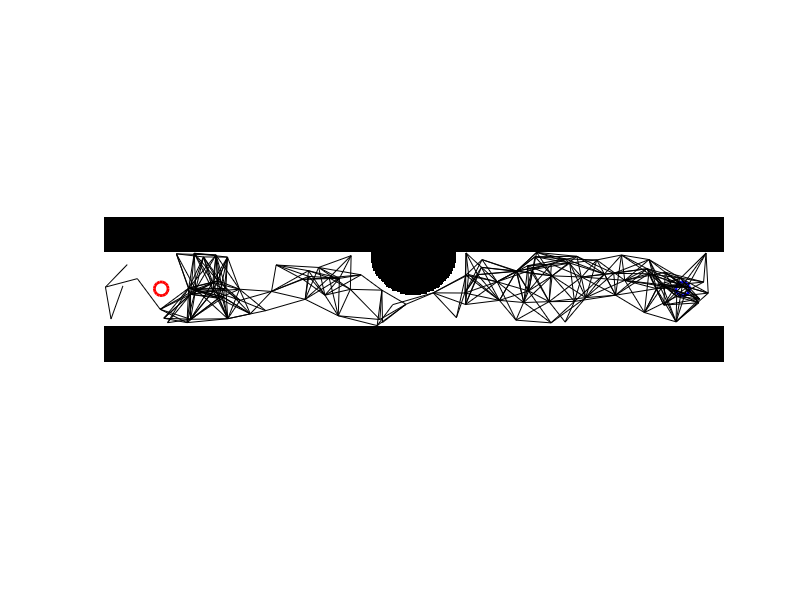

This figure's MATLAB source: (Note: this script raises an error after producing the figure.)
% clc;
% clear all;
% close all;

%% Map and Points Visualization

% Load the map
load('map_straight_with_roundabout.mat');

% Definition of the start and goal points
q_start = [50, 40]; % Start point coordinates
q_goal = [50, 400]; % Goal point coordinates

% Plot initialization
figure;
imshow(map_straight_with_roundabout);
hold on;

% Plotting the start and goal points on the map
plot(q_start(2), q_start(1), 'ro', 'MarkerSize', 10); % Start point (red)
plot(q_goal(2), q_goal(1), 'bo', 'MarkerSize', 10); % Goal point (blue)

%% PRM Algorithm Implementation with BFS

% Algorithm parameters
max_iterations_per_attempt = 100; % Maximum iterations per attempt
max_attempts = 5; % Maximum number of attempts
delta = 10; % Connection threshold

% PRM parameters
num_samples = 200; % Number of samples (nodes) to generate
max_dist = 30; % Maximum distance for connections
min_dist = 15;

% Solution variable initialization
solution_found = false;

% Loop over attempts
for attempt = 1:max_attempts
    disp(['Attempt ', num2str(attempt), ':']);
    
    % Resetting the plot and tree for each attempt
    clf;
    imshow(map_straight_with_roundabout);
    hold on;
    plot(q_start(2), q_start(1), 'ro', 'MarkerSize', 10, 'LineWidth',2); % Start point (red)
    plot(q_goal(2), q_goal(1), 'bo', 'MarkerSize', 10,'LineWidth',2); % Goal point (blue)
    
    % Initialization of the nodes (samples) and adjacency matrix
    nodes = rand(num_samples, 2) .* [size(map_straight_with_roundabout, 1), size(map_straight_with_roundabout, 2)];
    adjacency_matrix = zeros(num_samples, num_samples);
    
    % Building the roadmap (PRM)
    for i = 1:num_samples
        for j = i+1:num_samples
            % Check if nodes i and j are within max_dist
            if ( (norm(nodes(i,:) - nodes(j,:)) <= max_dist) && (norm(nodes(i,:) - nodes(j,:)) >= min_dist) )
                % Check if the path between nodes i and j is obstacle-free
                line_points = round([linspace(nodes(i,1), nodes(j,1), 300); linspace(nodes(i,2), nodes(j,2), 300)]');
                valid_points = all(line_points >= 1, 2) & line_points(:,1) <= size(map_straight_with_roundabout,1) & line_points(:,2) <= size(map_straight_with_roundabout,2);
                if all(map_straight_with_roundabout(sub2ind(size(map_straight_with_roundabout), line_points(valid_points,1), line_points(valid_points,2))) == 1)
                    % If obstacle-free, connect i and j
                    adjacency_matrix(i,j) = 1;
                    adjacency_matrix(j,i) = 1;
                    % Plot the edge between nodes i and j
                    line([nodes(i,2), nodes(j,2)], [nodes(i,1), nodes(j,1)], 'Color', 'k');
                end
            end
        end
    end
    
    %% Finding optimal path using BFS
    
    % Find indices of start and goal nodes in nodes array
    [~, q_start_index] = min(pdist2(nodes, q_start));
    [~, q_goal_index] = min(pdist2(nodes, q_goal));
    
    % BFS initialization
    queue = q_start_index; % Start with the index of the start node
    parent = zeros(1, num_samples);
    visited = false(1, num_samples);
    visited(q_start_index) = true; % Mark start node as visited
    
    % BFS search
    while ~isempty(queue)
        current = queue(1);
        queue(1) = [];
        
        if current == q_goal_index
            % Reconstruct the path from goal to start
            optimal_path = reconstructPath(parent, current);
            % Plot the optimal path
            plotPath(optimal_path, nodes, 'r');
            disp(['Optimal path found at the Attempt number: ', num2str(attempt)]);
            solution_found = true;
            break;
        end
        
        % Explore neighbors (nodes connected to current)
        neighbors = find(adjacency_matrix(current,:) == 1);
        for i = 1:length(neighbors)
            if ~visited(neighbors(i))
                visited(neighbors(i)) = true;
                parent(neighbors(i)) = current;
                queue(end+1) = neighbors(i);
            end
        end
    end
    
    if solution_found
        break;
    end
    
    disp('No path found. Next attempt!');
end

if ~solution_found
    disp(['FAILURE! Optimal path is not found with ', num2str(attempt), ' Attempts.'])
end

%% Function definitions

function path = reconstructPath(parent, goal)
    path = [];
    current = goal;
    while current ~= 0
        path = [current, path];
        current = parent(current);
    end
end

function plotPath(path, nodes, color)
    for i = 1:length(path)-1
        line([nodes(path(i),2), nodes(path(i+1),2)], [nodes(path(i),1), nodes(path(i+1),1)], 'Color', color, 'LineWidth', 2);
    end
end
